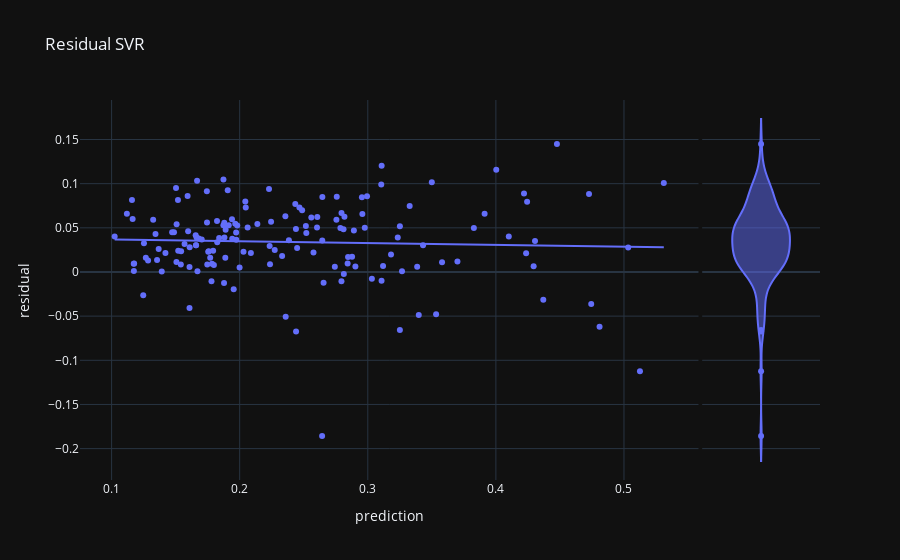

The notebook cell this image was saved under:
### Code cell
import plotly.express as px

df = scaled_test_data

# Condition the model on sepal width and length, predict the petal width
df['prediction'] = bestSvr.predict(X_test)
df['residual'] = df['prediction'] - scaled_test_data['SalePrice']

fig = px.scatter(
    df, x='prediction', y='residual',
    marginal_y='violin', trendline='ols', title="Residual SVR"
)
fig.show()

### Figure 1 — Plotly figure (JSON) as saved in the notebook; plotly's stock layout.template omitted (floating-point values rounded to 4 significant figures; data arrays with more than 128 entries replaced by an {"elided": "..."} marker saying what was removed)
{"data": [{"hovertemplate": "prediction=%{x}<br>residual=%{y}<extra></extra>", "legendgroup": "", "marker": {"color": "#636efa", "symbol": "circle"}, "mode": "markers", "name": "", "orientation": "v", "showlegend": false, "x": {"elided": "154 float values"}, "xaxis": "x", "y": {"elided": "154 float values"}, "yaxis": "y", "type": "scatter"}, {"alignmentgroup": "True", "hovertemplate": "residual=%{y}<extra></extra>", "legendgroup": "", "marker": {"color": "#636efa", "symbol": "circle"}, "name": "", "offsetgroup": "", "scalegroup": "y", "showlegend": false, "xaxis": "x2", "y": {"elided": "154 float values"}, "yaxis": "y2", "type": "violin"}, {"hovertemplate": "<b>OLS trendline</b><br>residual = -0.0200338 * prediction + 0.0387673<br>R<sup>2</sup>=0.001947<br><br>prediction=%{x}<br>residual=%{y} <b>(trend)</b><extra></extra>", "legendgroup": "", "marker": {"color": "#636efa", "symbol": "circle"}, "mode": "lines", "name": "", "showlegend": false, "x": {"elided": "154 float values"}, "xaxis": "x", "y": {"elided": "154 float values"}, "yaxis": "y", "type": "scatter"}], "layout": {"xaxis": {"anchor": "y", "domain": [0.0, 0.8358], "title": {"text": "prediction"}}, "yaxis": {"anchor": "x", "domain": [0.0, 1.0], "title": {"text": "residual"}}, "xaxis2": {"anchor": "y2", "domain": [0.8408, 1.0], "matches": "x2", "showticklabels": false, "showline": false, "ticks": "", "showgrid": false}, "yaxis2": {"anchor": "x2", "domain": [0.0, 1.0], "matches": "y", "showticklabels": false, "showgrid": true}, "legend": {"tracegroupgap": 0}, "title": {"text": "Residual SVR"}}}
